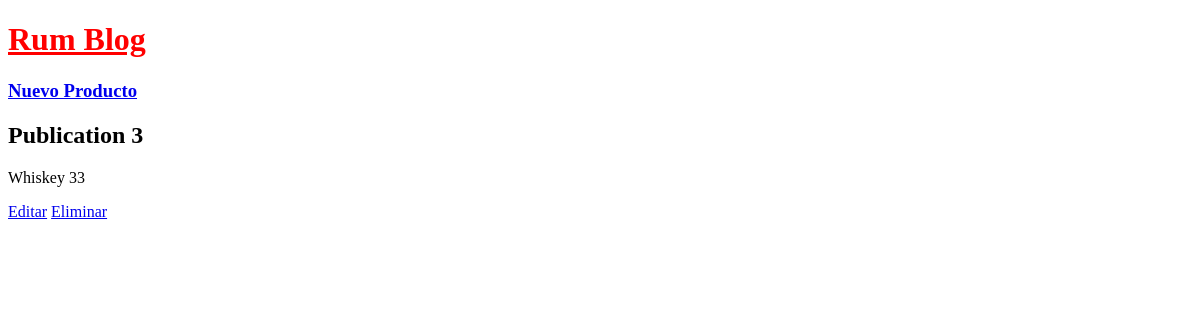
Page /post/4/ on the earlier database version.
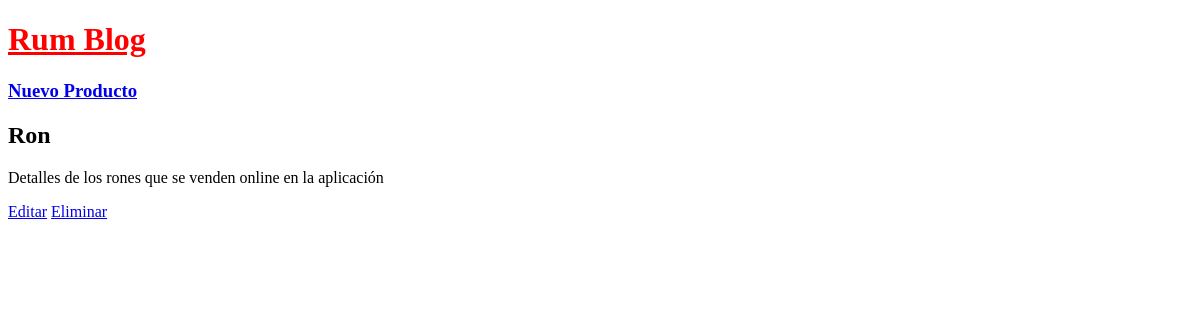
Same page on the later database version.
### blogs/models.py (models this page shows, shortened)
class Publication(models.Model):
    title = models.CharField(max_length=200)
    author = models.ForeignKey(
        "auth.User",
        on_delete=models.CASCADE,
    )
    body = models.TextField()

### blogs/views.py (the view)
# urls.py: path("post/<int:pk>/", BlogDetailView.as_view(), name="post_detail"),
class BlogDetailView(DetailView):
    model = Publication
    template_name = 'post_detail.html'

### templates/post_detail.html
{% extends "base.html"%}
{% block content %}
    <h2>{{ publication.title }}</h2>
    <p>{{ publication.body }}</p>
    <a href="{% url 'post_edit' publication.pk %}">Editar</a>
    <a href="{% url 'post_delete' publication.pk %}">Eliminar</a>
{% endblock content %}

Differences in the rows shown:
changed Publication: title "Publication 3" → "Ron"; body "Whiskey 33" → "Detalles de los rones que se venden online en la aplicación"
